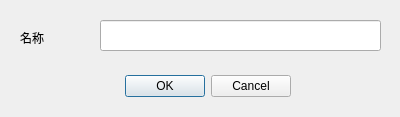
<?xml version="1.0" encoding="UTF-8"?>
<ui version="4.0">
 <class>CreateProject</class>
 <widget class="QDialog" name="CreateProject">
  <property name="geometry">
   <rect>
    <x>0</x>
    <y>0</y>
    <width>400</width>
    <height>117</height>
   </rect>
  </property>
  <property name="windowTitle">
   <string>新建</string>
  </property>
  <property name="windowIcon">
   <iconset resource="../../qrc/princekin.qrc">
    <normaloff>:/xiaowangzi.png</normaloff>:/xiaowangzi.png</iconset>
  </property>
  <widget class="QDialogButtonBox" name="buttonBox">
   <property name="geometry">
    <rect>
     <x>-50</x>
     <y>70</y>
     <width>341</width>
     <height>32</height>
    </rect>
   </property>
   <property name="orientation">
    <enum>Qt::Horizontal</enum>
   </property>
   <property name="standardButtons">
    <set>QDialogButtonBox::Cancel|QDialogButtonBox::Ok</set>
   </property>
  </widget>
  <widget class="QLabel" name="label">
   <property name="geometry">
    <rect>
     <x>20</x>
     <y>30</y>
     <width>61</width>
     <height>16</height>
    </rect>
   </property>
   <property name="text">
    <string>名称</string>
   </property>
  </widget>
  <widget class="QLineEdit" name="lineEdit">
   <property name="geometry">
    <rect>
     <x>100</x>
     <y>20</y>
     <width>281</width>
     <height>31</height>
    </rect>
   </property>
  </widget>
 </widget>
 <resources>
  <include location="../../qrc/princekin.qrc"/>
 </resources>
 <connections>
  <connection>
   <sender>buttonBox</sender>
   <signal>accepted()</signal>
   <receiver>CreateProject</receiver>
   <slot>accept()</slot>
   <hints>
    <hint type="sourcelabel">
     <x>248</x>
     <y>254</y>
    </hint>
    <hint type="destinationlabel">
     <x>157</x>
     <y>274</y>
    </hint>
   </hints>
  </connection>
  <connection>
   <sender>buttonBox</sender>
   <signal>rejected()</signal>
   <receiver>CreateProject</receiver>
   <slot>reject()</slot>
   <hints>
    <hint type="sourcelabel">
     <x>316</x>
     <y>260</y>
    </hint>
    <hint type="destinationlabel">
     <x>286</x>
     <y>274</y>
    </hint>
   </hints>
  </connection>
 </connections>
</ui>
